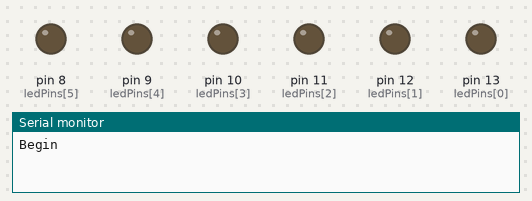
Simulated run of this sketch. Board: Arduino Uno, built with avr-gcc and run on an emulated ATmega328P. Parts: output pins drawn as LEDs (lit = HIGH), the last lines printed to the serial monitor.

Above: at 0.1 s.
At 0.75 s:
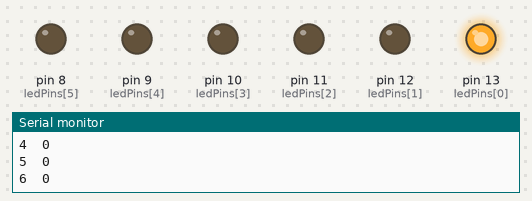
At 7.07 s:
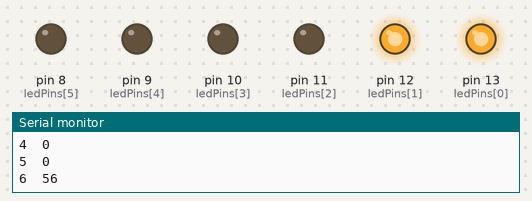
At 15.46 s:
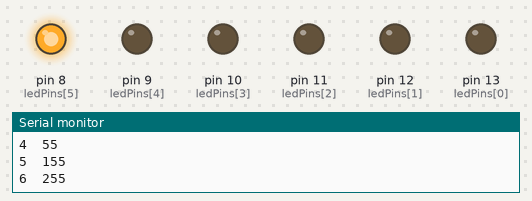
At 31.32 s:
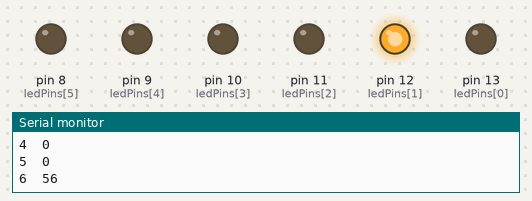
Timing chart, 0 to 32.2 s (numbered marks = the images above):
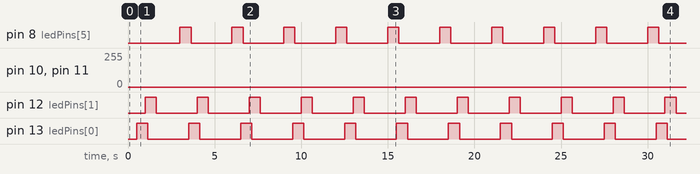

The sketch:

fade_array.ino
```cpp
int ledPins[6] = {13, 12, 11, 10, 9, 8};
int pinCount = 6;
int ledFade[6];
int i;
int prevTime;
int interval = 500;
int fadeSpeed = 5;
int prevFadeTime;
void setup() {
  /*
  for (int thisPin = 0; thisPin < pinCount; thisPin++) {
    pinMode(ledPins[thisPin], OUTPUT);
  }
  */
  Serial.begin(9600);
  Serial.println();
  Serial.println("Begin");
}

void loop() {

  int currentTime = millis();
  if (currentTime - prevTime >= interval) {
    ledFade[i] = 255;
    i++;
    if (i == 6) {
      i = 0;
    }
    prevTime = currentTime;
    Serial.println(currentTime);
    for (int n = 0; n < pinCount; n++) {
      Serial.print(n + 1);
      Serial.print("\t");
      Serial.println(ledFade[n]);
    }
  }

  if (currentTime - prevFadeTime >= fadeSpeed) {
    for (int n = 0; n < pinCount; n++) {
      if (ledFade[n] >= 1) {
        ledFade[n] = ledFade[n]-1;
      }
    }
    prevFadeTime = currentTime;
  }

    // display section:
    for (int n = 0; n < pinCount; n++) {
      analogWrite(ledPins[n], ledFade[n]);
    }


}
```

Measured:
- by itself, pin 8 (ledPins[5]), pin 12 (ledPins[1]), pin 13 (ledPins[0]): alternates HIGH for 0.64 s and LOW for 2.4 s
